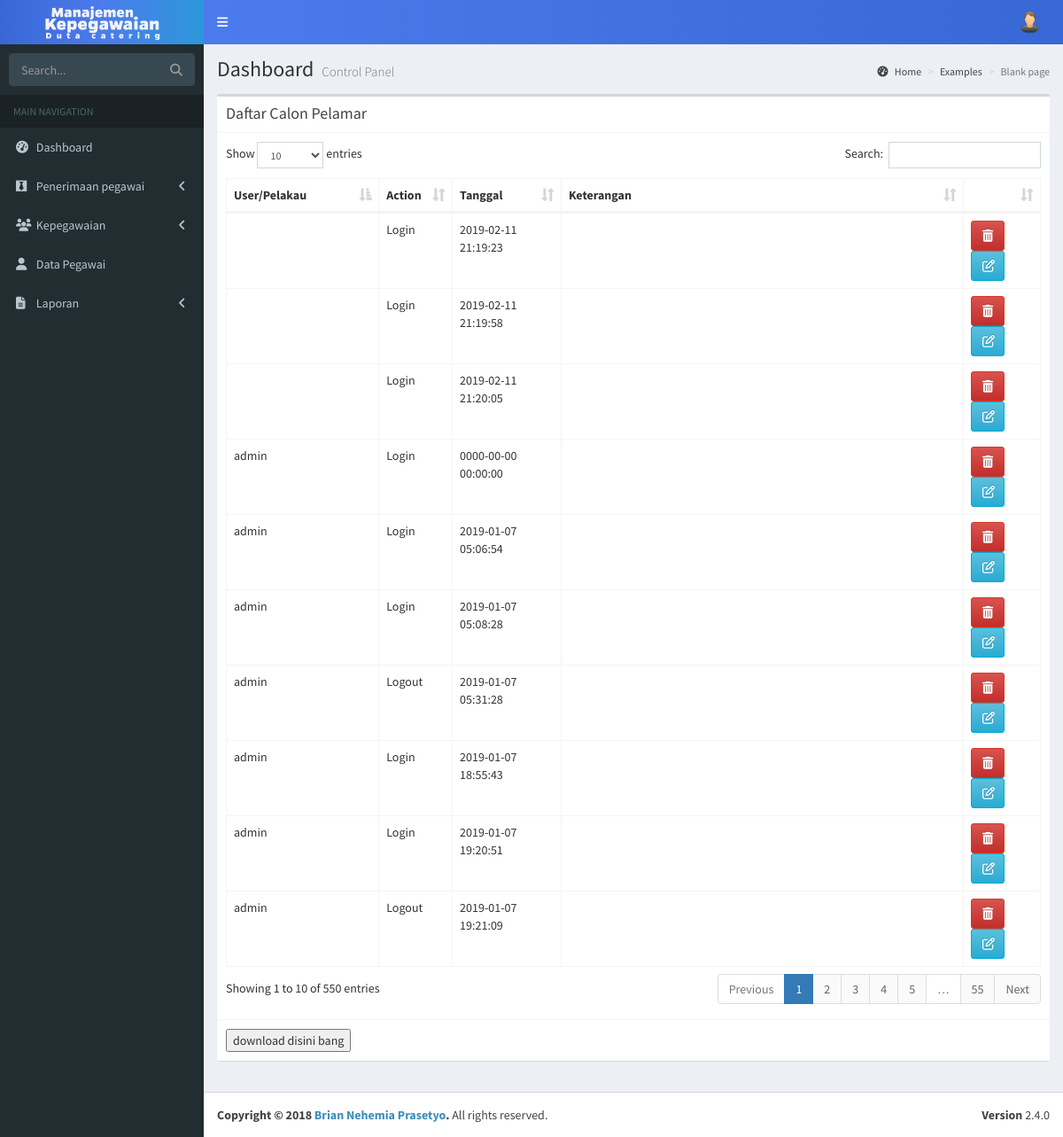
Page /history/index.php on the committed database.
### tables this page shows
CREATE TABLE `log` (
  `idlog` int(11) NOT NULL,
  `action` varchar(400) NOT NULL,
  `tanggal` timestamp NOT NULL DEFAULT CURRENT_TIMESTAMP ON UPDATE CURRENT_TIMESTAMP,
  `user` varchar(400) NOT NULL,
  `keterangan` varchar(2000) NOT NULL
);

### db/config.php (called while the page is built, shortened)
<?php
	class db_connect{
		public $host = db_host;
		public $user = db_user;
		public $pass = db_pass;
		public $dbname = db_name;
		public function connect(){
			$this->conn = new mysqli($this->host, $this->user, $this->pass, $this->dbname);
		}
	}
?>

### db/mdl_log.php (called while the page is built, shortened)
<?php
	require_once('../db/config.php');
	class mdllog extends db_connect{
		public function readlog(){
			$stmt = $this->conn->prepare("SELECT * FROM `log` ORDER BY `idlog` ASC") or die($this->conn->error);
			if($stmt->execute()){
				$result = $stmt->get_result();
				return $result;
			}
		}
	}
?>

### history/index.php (the view, shortened to what this page needs)
<?php
include '../admin/header.php';
$page= 'Logdata';
include '../admin/adminsidebar.php';
?>
  <div class="content-wrapper">
    <section class="content-header">
      <h1>
        Dashboard
        <small>Control Panel</small>
      </h1>
      <ol class="breadcrumb">
        <li><a href="#"><i class="fa fa-dashboard"></i> Home</a></li>
        <li><a href="#">Examples</a></li>
        <li class="active">Blank page</li>
      </ol>
    </section>
    <section class="content">
      <div class="box">
        <div class="box-header with-border">
          <h3 class="box-title">Daftar Calon Pelamar</h3>
        </div>
        <div class="box-body" >
           <table  id="example1" class="table table-bordered table-hover">
                <thead>
                <tr>
                  <th>User/Pelakau</th>
                  <th>Action</th>
                  <th>Tanggal</th>
                  <th >Keterangan</th>
                  <th></th>
                </tr>
                </thead>
                <tbody>
                <?php
                    require_once '../db/mdl_log.php';
                    $conn = new mdllog();
					$read = $conn->readlog();
					while($fetch = $read->fetch_array()){
			    ?>
                <tr>
                <td><?php echo $fetch['user']?></td>
				        <td><?php echo $fetch['action']?></td>
				        <td><?php echo $fetch['tanggal']?></td>
                <td><?php echo $fetch['keterangan']?></td>
                <td>
                    <a class="btn btn-danger" href="../controller/jobscontroller.php?postid=<?php echo $fetch['idpendaftar'];?>&action=delfadmin"><i class="fa fa-trash"></i></a>
                    <a class="btn btn-info" href="editpelamar.php?postid=<?php echo $fetch['idpendaftar']; ?>"><i style="width:12px;" class="fa fa-edit"></i></a>
                </td>
				</tr>
                <?php
				}
				?>
                </tbody>
              </table>
            </div>
        <div class="box-footer">
        <input type="button" value="download disini bang" onclick="location.href='../laporan/laporandatapelamar.php'">
        </div>
      </div>
    </section>
  </div>
<?php
include '../admin/footer.php';
 ?>

### admin/header.php (shortened to what this page needs)
<!DOCTYPE html>
<html>
<head>
  <link rel="stylesheet" href="https://cdnjs.cloudflare.com/ajax/libs/twitter-bootstrap/3.3.7/css/bootstrap.css">
<link rel="stylesheet" href="https://maxcdn.bootstrapcdn.com/bootstrap/3.3.7/css/bootstrap.min.css">
<link rel="stylesheet" href="https://maxcdn.bootstrapcdn.com/bootstrap/3.3.7/css/bootstrap-theme.min.css">
  <link rel="stylesheet" href="../assets/datatables.net-bs/css/dataTables.bootstrap.min.css">
 <link rel="stylesheet" href="https://cdnjs.cloudflare.com/ajax/libs/bootstrap-datepicker/1.8.0/css/bootstrap-datepicker.min.css">
  <link rel="stylesheet" href="../assets/css/AdminLTE.css">
  <link rel="stylesheet" href="../assets/css/_all-skins.css">
</head>
<body class="hold-transition skin-blue sidebar-mini">
<div class="wrapper">
  <header class="main-header">
    <a href="dashboard.php" class="logo">
      <span class="logo-lg"><img height="42" style="margin-bottom:4px;" src="../assets/image/mankep.png"></span>
    </a>
    <nav class="navbar navbar-static-top">
      <a href="#" class="sidebar-toggle" data-toggle="push-menu" role="button">
      </a>
      <div class="navbar-custom-menu">
        <ul class="nav navbar-nav">
          <li class="dropdown user user-menu">
            <a href="#" class="dropdown-toggle" data-toggle="dropdown">
              <img src="../assets/image/user.png" class="user-image" alt="#">
            </a>
          </li>
        </ul>
      </div>
    </nav>
  </header>

### admin/adminsidebar.php (shortened to what this page needs)
<aside class="main-sidebar">
  <section class="sidebar">
  <form action="#" method="get" class="sidebar-form">
      <div class="input-group">
        <input type="text" name="q" class="form-control" placeholder="Search...">
        <span class="input-group-btn">
              <button type="submit" name="search" id="search-btn" class="btn btn-flat"><i class="fa fa-search"></i>
              </button>
            </span>
      </div>
    </form>
    <ul class="sidebar-menu" data-widget="tree">
      <li class="header">MAIN NAVIGATION</li>
      <li class="<?php if ($page == 'dashboard') {echo 'active';} ?>">
        <a href="dashboard.php">
          <i class="fa fa-dashboard"></i> <span>Dashboard</span>
        </a>
      </li>
      <li class="<?php if ($page == 'hiringjob') {echo 'active';} ?> treeview">
        <a href="#">
        <i class="fa fa-black-tie"></i>
          <span>Penerimaan pegawai </span>
          <span class="pull-right-container"> <i class="fa fa-angle-left pull-right"></i></span>
        </a>
      </li>
      <li class="<?php if ($page == 'kepegawaian') {echo 'active';} ?> treeview">
        <a href="#">
          <i class="fa fa-users"></i> <span>Kepegawaian</span>
          <span class="pull-right-container">
            <i class="fa fa-angle-left pull-right"></i>
          </span>
        </a>
      </li>
      <li class="<?php if ($page == 'dashboard') {echo 'active';} ?>">
        <a href="Datapegawai.php">
          <i class="fa fa-user"></i> <span>Data Pegawai</span>
        </a>
      </li>
      <li class="treeview">
        <a href="#">
          <i class="fa fa-file-text"></i> <span>Laporan</span>
          <span class="pull-right-container">
            <i class="fa fa-angle-left pull-right"></i>
          </span>
        </a>
      </li>
    </ul>
  </section>
</aside>

### admin/footer.php (shortened to what this page needs)
  <footer class="main-footer">
    <div class="pull-right hidden-xs">
      <b>Version</b> 2.4.0
    </div>
    <strong>Copyright &copy; 2018 <a href="https://adminlte.io">Brian Nehemia Prasetyo</a>.</strong> All rights
    reserved.
  </footer>
</div>
<link rel="stylesheet" href="https://cdnjs.cloudflare.com/ajax/libs/twitter-bootstrap/3.3.7/js/bootstrap.min.js">
</body>
</html>

### assets/css/_all-skins.css (style rules this page uses)
.skin-blue .main-header .navbar { background: #4b7bec; background: -webkit-linear-gradient(to right,#4b7bec, #3867d6); background: linear-gradient(to right, #4b7bec, #3867d6); }
.skin-blue .main-header .navbar .nav > li > a { color: #ffffff; }
.skin-blue .main-header .navbar .sidebar-toggle { color: #ffffff; }
.skin-blue .main-header .navbar .sidebar-toggle { color: #fff; }
.skin-blue .main-header .logo { background: -webkit-linear-gradient(to right,#3867d6,#4b7bec, #2d98da); background: linear-gradient(to right,#3867d6 ,#4b7bec, #2d98da); border-bottom: 0 solid transparent; }
.skin-blue .content-header { background: transparent; }
.skin-blue .wrapper, .skin-blue .main-sidebar, .skin-blue .left-side { background-color: #222d32; }
.skin-blue .sidebar-menu > li.header { color: #4b646f; background: #1a2226; }
.skin-blue .sidebar-menu > li > a { border-left: 3px solid transparent; }
.skin-blue .sidebar a { color: #b8c7ce; }
.skin-blue .sidebar-form { border-radius: 3px; border: 1px solid #374850; margin: 10px 10px; }
.skin-blue .sidebar-form input[type="text"], .skin-blue .sidebar-form .btn { box-shadow: none; background-color: #374850; border: 1px solid transparent; height: 35px; }
.skin-blue .sidebar-form input[type="text"] { color: #666; border-top-left-radius: 2px; border-top-right-radius: 0; border-bottom-right-radius: 0; border-bottom-left-radius: 2px; }
.skin-blue .sidebar-form .btn { color: #999; border-top-left-radius: 0; border-top-right-radius: 2px; border-bottom-right-radius: 2px; border-bottom-left-radius: 0; }

### rows in the picture
log: user "admin", action "Login", tanggal "0000-00-00 00:00:00"
log: user "admin", action "Login", tanggal "2019-01-07 05:06:54"
log: user "admin", action "Login", tanggal "2019-01-07 05:08:28"
log: user "admin", action "Logout", tanggal "2019-01-07 05:31:28"
log: user "admin", action "Login", tanggal "2019-01-07 18:55:43"
log: user "admin", action "Login", tanggal "2019-01-07 19:20:51"
log: user "admin", action "Logout", tanggal "2019-01-07 19:21:09"
log: action "Login", tanggal "2019-02-11 21:19:23"
log: action "Login", tanggal "2019-02-11 21:19:58"
log: action "Login", tanggal "2019-02-11 21:20:05"
